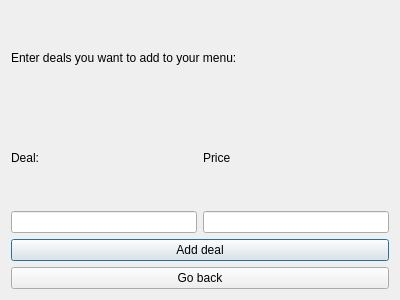
<?xml version="1.0" encoding="UTF-8"?>
<ui version="4.0">
 <class>AddDeals</class>
 <widget class="QDialog" name="AddDeals">
  <property name="geometry">
   <rect>
    <x>0</x>
    <y>0</y>
    <width>400</width>
    <height>300</height>
   </rect>
  </property>
  <property name="windowTitle">
   <string>Dialog</string>
  </property>
  <layout class="QVBoxLayout" name="verticalLayout">
   <item>
    <widget class="QLabel" name="label">
     <property name="text">
      <string>Enter deals you want to add to your menu:</string>
     </property>
    </widget>
   </item>
   <item>
    <layout class="QHBoxLayout" name="horizontalLayout_2">
     <item>
      <widget class="QLabel" name="label_2">
       <property name="text">
        <string>Deal:</string>
       </property>
       <property name="buddy">
        <cstring>lineEdit</cstring>
       </property>
      </widget>
     </item>
     <item>
      <widget class="QLabel" name="label_3">
       <property name="text">
        <string>Price</string>
       </property>
       <property name="buddy">
        <cstring>lineEdit_2</cstring>
       </property>
      </widget>
     </item>
    </layout>
   </item>
   <item>
    <layout class="QHBoxLayout" name="horizontalLayout">
     <item>
      <widget class="QLineEdit" name="lineEdit"/>
     </item>
     <item>
      <widget class="QLineEdit" name="lineEdit_2"/>
     </item>
    </layout>
   </item>
   <item>
    <widget class="QPushButton" name="pushButton">
     <property name="text">
      <string>Add deal</string>
     </property>
    </widget>
   </item>
   <item>
    <widget class="QPushButton" name="pushButton_2">
     <property name="text">
      <string>Go back</string>
     </property>
    </widget>
   </item>
  </layout>
 </widget>
 <resources/>
 <connections/>
</ui>
